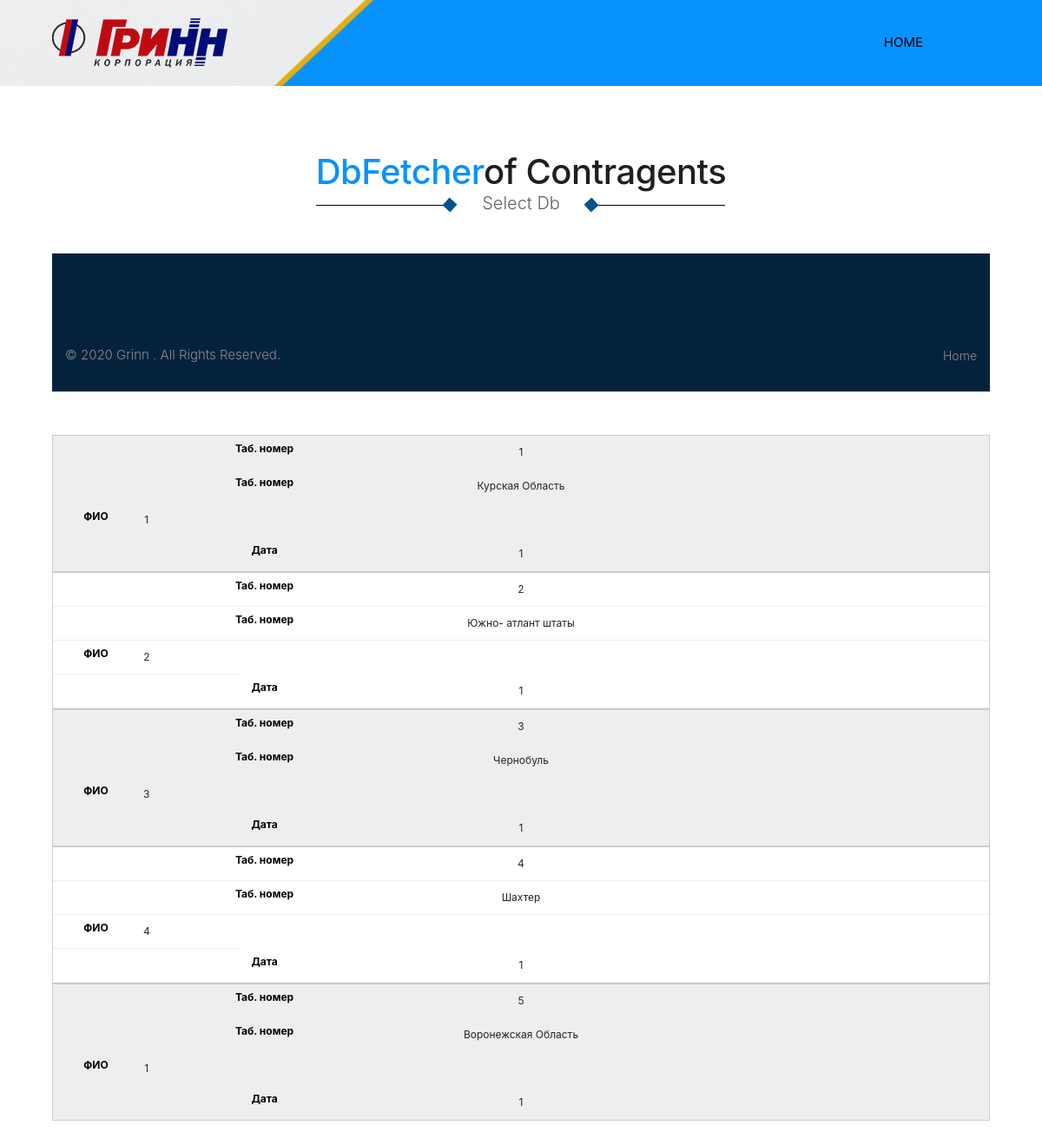
Page /admin/blank.php on the committed database.
### tables this page shows
create table states (
   state_id              bigint not null unique auto_increment,
   state_name         text,
   country_id          int,
   status              int,


   primary key (state_id)
);

### admin/blank.php (the view, shortened to what this page needs)
<?php include("../inc/header.php")  ?>
<div class="section layout_padding">
    <div class="container">
        <div class="row">
            <div class="col-md-12">
                <div class="full center margin-bottom_30">
                    <div class="heading_main text_align_center">
                        <h2><span class="theme_color">DbFetcher</span>of Contragents</h2>
                        <p class="large">Select Db</p>
                    </div>
                </div>
            </div>
        </div>
        <div class="row">
            <div class="col-lg-12">
                <div class="full center">
                    <form  action="uploadRegions.php" method="post" name="upload_excel" enctype="multipart/form-data">
                        <div class="row">
                            <div class="col-md-12">
                                <div class="form-group">
                                </div>
                            </div>
                            <div class="col-md-12">
                                <div class="submit-button text-center">
                                    <button name="import" class="btn btn-common" id="submit" type="submit">Загружать CSV Файл   ></button>
                                </div>
                            </div>
                        </div>
                    </form>
                </div>
                <div class="col-lg-12">
                    <?php
                    include ("inc/db.php");
                    $sql = "SELECT
                                   *
                                    FROM
                                    states ";
                    $run = mysqli_query($con, $sql);
                    $count = mysqli_num_rows($run);
                    $i=0;
                    if($count <= 0){
                        echo '<br><br>
                                   <div class="full center margin-bottom_30">
                                        <div class="heading_main text_align_center">
                                          <h4><span class="theme_color">Пустая</span> База</h4>
                                        </div>
                                    </div>
                          ';
                    }else{
                        echo '
                           <table>
                                <thead>
                                <tr>
                                    <th>#</th>
                                    <th>name</th>
                                    <th>country_id</th>
                                    <th>status</th>
                                </tr>
                                </thead>
                                <tbody>
                          ';
                        while($row = mysqli_fetch_array($run)){
                            $i++;
                            ?>
                            <tr>
                                <td data-column="Таб. номер" style="font-size: 12px"><?php  echo $i ?></td>
                                <td data-column="Таб. номер" style="font-size: 12px"><?php  echo $row['state_name'] ?></td>
                                <td data-column="ФИО" style="width: 20%;font-size: 12px"><?php  echo $row['country_id'] ?></td>
                                <td data-column="Дата" style="font-size: 12px"><?php  echo $row['status'] ?></td>
                            </tr>
                            <?php
                        }
                    }
                    ?>
                </div>
            </div>
        </div>
    </div>
</div>
<?php include ("../inc/footer.php")?>

### admin/css/style.css (style rules this page uses)
body { color: #666666; font-size: 15px; font-family: 'Poppins', sans-serif; line-height: 1.80857; }
h1, h2, h3, h4, h5, h6 { letter-spacing: 0; font-weight: normal; position: relative; padding: 0 0 10px 0; font-weight: normal; line-height: 120% !important; color: #1f1f1f; margin: 0 }
h2 { font-size: 22px }
a, .btn { text-decoration: none !important; outline: none !important; -webkit-transition: all .3s ease-in-out; -moz-transition: all .3s ease-in-out; -ms-transition: all .3s ease-in-out; -o-transition: all .3s ease-in-out; transition: all .3s ease-in-out; }
.theme_color { color: #0892fd; }
.submit-button .btn-common { background-color: #0892fd; height: 45px; line-height: 45px; font-size: 14px; font-weight: 400; color: #fff; padding: 0 20px; border: 0; outline: 0; text-transform: uppercase; border-radius: 0px; -webkit-transition: all 0.3s; -moz-transition: all 0.3s; -o-transition: all 0.3s; -ms-transition: all 0.3s; transition: all 0.3s; border-radius: 0; opacity: 1; }
p { margin-top: 5px; margin-bottom: 1rem; font-size: 16px; font-weight: 300; line-height: normal; }
.text_align_center { text-align: center; }
.layout_padding { padding: 75px 0; }
.heading_main h2 { font-size: 40px; letter-spacing: -0.5px; font-weight: 500; padding: 0; margin: 0; line-height: normal; }
.heading_main p.large { font-size: 20px; color: #605f5f; position: relative; padding: 0 185px; }
.heading_main p.large::after { content: ""; display: block; width: 163px; height: 18px; background-image: url('../images/heading_border_left.png'); position: absolute; background-position: center left; position: absolute; top: 5px; left: 0; }
.heading_main p.large::before { content: ""; display: block; width: 163px; height: 18px; background-image: url('../images/heading_border_right.png'); position: absolute; background-position: center right; position: absolute; top: 5px; right: 0; }
.center { display: flex; justify-content: center; }
.full { float: left; width: 100%; }
.heading_main { float: left; }
.margin-bottom_30 { margin-bottom: 30px; }

### admin/css/table.css (style rules this page uses)
table { width: 100%; border-collapse: collapse; margin:50px auto; }
tr:nth-of-type(odd) { background: #eee; }
td, th { padding: 10px; border: 1px solid #ccc; text-align: center; font-size: 13px; }
@media only screen and (max-width: 760px),
(min-device-width: 768px) and (max-device-width: 1024px) { table { width: 100%; } }
@media only screen and (max-width: 760px),
(min-device-width: 768px) and (max-device-width: 1024px) { table, thead, tbody, th, td, tr { display: block; } }
@media only screen and (max-width: 760px),
(min-device-width: 768px) and (max-device-width: 1024px) { tr { border: 1px solid #ccc; } }
@media only screen and (max-width: 760px),
(min-device-width: 768px) and (max-device-width: 1024px) { td { border: none; border-bottom: 1px solid #eee; position: relative; } }
@media only screen and (max-width: 760px),
(min-device-width: 768px) and (max-device-width: 1024px) { td:before { position: absolute; top: 6px; left: 6px; width: 45%; padding-right: 10px; white-space: nowrap; content: attr(data-column); color: #000; font-weight: bold; } }

### admin/css/timeline.css (style rules this page uses)
* { box-sizing: border-box; }

### rows in the picture
states: state_name "Курская Область", country "1", status "1"
states: state_name "Южно- атлант штаты", country "2", status "1"
states: state_name "Чернобуль", country "3", status "1"
states: state_name "Шахтер", country "4", status "1"
states: state_name "Воронежская Область", country "1", status "1"
